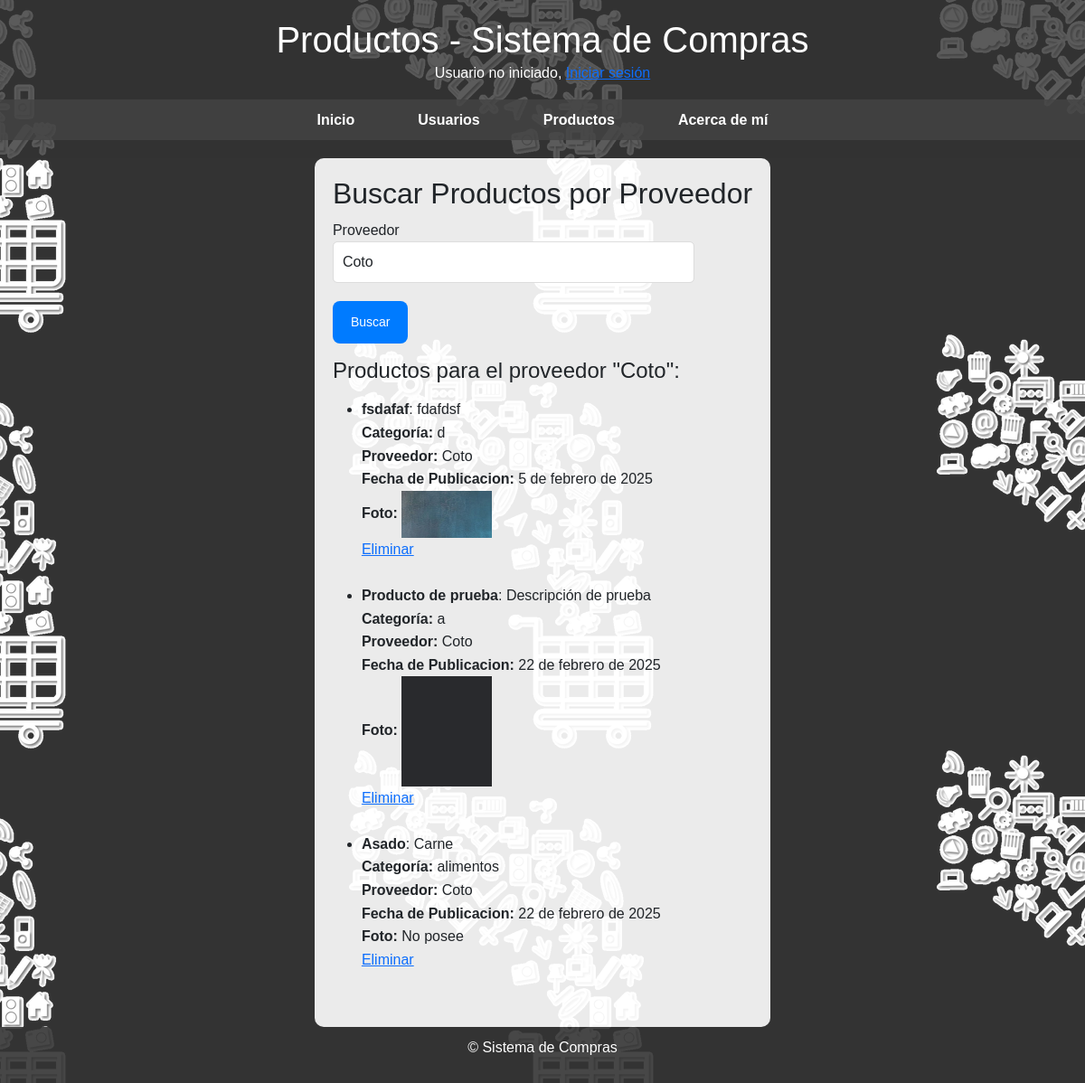
Page /productos/buscar_productos_por_proveedor/?q=Coto on the committed database.
### productos/models.py (models this page shows, shortened)
class Proveedor(models.Model):
    nombre = models.CharField(max_length=100)
    descripcion = models.TextField()
    categorias = models.ManyToManyField(Categoria, related_name='proveedores')
    fecha_creacion = models.DateField(auto_now_add=True)
    logotipo = models.ImageField(upload_to='productos/proveedores/logos/', blank=True, null=True)

class Producto(models.Model):
    nombre_Producto = models.CharField(max_length=100)
    descripcion = models.TextField()
    proveedor = models.ForeignKey(Proveedor, on_delete=models.CASCADE, null=False, blank=False)
    categoria = models.ForeignKey(Categoria, on_delete=models.CASCADE, null=False, blank=False)
    fecha_publicacion = models.DateField(auto_now_add=True)
    foto = models.ImageField(upload_to='productos/productos/fotos', null=True, blank=True)

class Categoria(models.Model):
    nombre = models.CharField(max_length=100)
    foto = models.ImageField(upload_to='categorias/', null=True, blank=True)

### productos/views.py (the view, shortened to what this page needs)
# urls.py: path('buscar_productos_por_proveedor/', buscar_productos_por_proveedor, name='buscar_productos_por_proveedor'),
def buscar_productos_por_proveedor(request):
    proveedores = Proveedor.objects.all()  # Obtener todos los proveedores
    productos = Producto.objects.none()  # Inicializamos productos como un QuerySet vacío
    proveedor_seleccionado = None
    mensaje = None
    proveedor_nombre = request.GET.get('q')
    if proveedor_nombre:  # Si hay un 'q' en la URL, usamos ese valor para hacer la búsqueda
        try:
            proveedor_seleccionado = Proveedor.objects.get(nombre=proveedor_nombre)
            productos = Producto.objects.filter(proveedor=proveedor_seleccionado)
            if not productos.exists():
                mensaje = "Este proveedor no tiene productos disponibles."
        except Proveedor.DoesNotExist:
            mensaje = "Proveedor no encontrado."
    page_number = int(request.GET.get('page', 1))  # Página actual
    productos_por_pagina = 4  # Cantidad de productos por página (paginación clásica)
    productos_por_click = 6  # Cantidad de productos que se cargarán al hacer "Mostrar más"
    paginator = Paginator(productos, productos_por_pagina)
    try:
        productos_paginados = paginator.page(page_number)
    except PageNotAnInteger:
        productos_paginados = paginator.page(1)
    except EmptyPage:
        productos_paginados = paginator.page(paginator.num_pages)
    return render(request, 'buscar_productos_por_proveedor.html', {
        'proveedores': proveedores,
        'productos': productos_paginados,
        'proveedor_seleccionado': proveedor_seleccionado,
        'mensaje': mensaje,
        'offset': (page_number * productos_por_pagina)  # Se pasa el offset inicial
    })

### productos/Templates/buscar_productos_por_proveedor.html (shortened to what this page needs)
{% extends 'base.html' %}
{% block header_title %}Productos - Sistema de Compras{% endblock %}
{% block content %}
    <h2>Buscar Productos por Proveedor</h2>
    <form method="POST" action="{% url 'buscar_productos_por_proveedor' %}">
        <p>
            <label for="proveedor">Proveedor</label>
            <select name="proveedor" class="form-control">
                {% for proveedor in proveedores %}
                    <option value="{{ proveedor.id }}" {% if proveedor_seleccionado and proveedor.id == proveedor_seleccionado.id %}selected{% endif %}>
                        {{ proveedor.nombre }}
                    </option>
                {% endfor %}
            </select>
            <button type="submit" id="buscar-btn">Buscar</button>
        </p>
    </form>
    {% if productos %}
        <p><h4>Productos para el proveedor "{{ proveedor_seleccionado.nombre }}":</h4></p>
        <ul id="product-list">
            {% for producto in productos %}
                <li>
                    <strong>{{ producto.nombre_Producto }}</strong>: {{ producto.descripcion }} <br>
                    <strong>Categoría:</strong> {{ producto.categoria.nombre }} <br>
                    <strong>Proveedor:</strong> {{ producto.proveedor.nombre }} <br>
                    <strong>Fecha de Publicacion:</strong> {{ producto.fecha_publicacion }} <br>
                    <strong>Foto:</strong>
                    {% if producto.foto %}
                        <img src="{{ producto.foto.url }}" alt="{{ producto.nombre_Producto }}" width="100">
                    {% else %}
                        No posee
                    {% endif %}
                    <br>
                    <a href="{% url 'eliminar_producto' producto.id %}">Eliminar</a><br><br>
                </li>
            {% endfor %}
        </ul>
    {% elif mensaje %}
        <p>{{ mensaje }}</p>
    {% endif %}
{% endblock %}

### static/css/styles.css (style rules this page uses)
body { font-family: Arial, sans-serif; background-color: #333; background-image: url("/static/img/fondo.png"); background-size: auto; background-position: center; background-repeat: repeat; background-attachment: fixed; margin: 0; padding: 0; line-height: 1.6; display: flex; flex-direction: column; min-height: 100vh; }

### productos/Templates/buscar_productos_por_proveedor.html (style rules this page uses)
.form-control { width: 100%; max-width: 400px; padding: 10px; font-size: 16px; border-radius: 5px; border: 1px solid #ddd; box-sizing: border-box; transition: border-color 0.3s ease; }
#buscar-btn { margin-top: 20px; background-color: #007bff; color: white; border: none; border-radius: 8px; padding: 12px 20px; font-size: 14px; cursor: pointer; transition: background-color 0.3s, transform 0.2s; display: inline-block; text-align: center; }

### rows in the picture
Proveedor: nombre "Coto"
Producto: nombre_Producto "fsdafaf", descripcion "fdafdsf", categoria.nombre "d", proveedor.nombre "Coto", fecha_publicacion "5 de febrero de 2025", foto (picture)
Producto: nombre_Producto "Producto de prueba", descripcion "Descripción de prueba", categoria.nombre "a", proveedor.nombre "Coto", fecha_publicacion "22 de febrero de 2025", foto (picture)
Producto: nombre_Producto "Asado", descripcion "Carne", categoria.nombre "alimentos", proveedor.nombre "Coto", fecha_publicacion "22 de febrero de 2025", foto "No posee"

### other values in the picture
form field proveedor "Coto"
